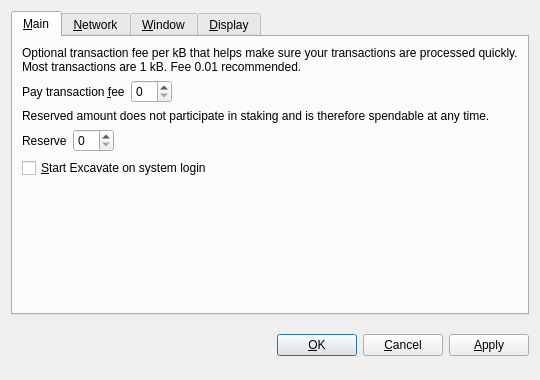
<?xml version="1.0" encoding="UTF-8"?>
<ui version="4.0">
 <class>OptionsDialog</class>
 <widget class="QDialog" name="OptionsDialog">
  <property name="geometry">
   <rect>
    <x>0</x>
    <y>0</y>
    <width>540</width>
    <height>380</height>
   </rect>
  </property>
  <property name="windowTitle">
   <string>Options</string>
  </property>
  <property name="modal">
   <bool>true</bool>
  </property>
  <layout class="QVBoxLayout" name="verticalLayout">
   <item>
    <widget class="QTabWidget" name="tabWidget">
     <property name="tabPosition">
      <enum>QTabWidget::North</enum>
     </property>
     <property name="currentIndex">
      <number>0</number>
     </property>
     <widget class="QWidget" name="tabMain">
      <attribute name="title">
       <string>&amp;Main</string>
      </attribute>
      <layout class="QVBoxLayout" name="verticalLayout_Main">
       <item>
        <widget class="QLabel" name="transactionFeeInfoLabel">
         <property name="text">
          <string>Optional transaction fee per kB that helps make sure your transactions are processed quickly. Most transactions are 1 kB. Fee 0.01 recommended.</string>
         </property>
         <property name="textFormat">
          <enum>Qt::PlainText</enum>
         </property>
         <property name="wordWrap">
          <bool>true</bool>
         </property>
        </widget>
       </item>
       <item>
        <layout class="QHBoxLayout" name="horizontalLayoutFee">
         <item>
          <widget class="QLabel" name="transactionFeeLabel">
           <property name="text">
            <string>Pay transaction &amp;fee</string>
           </property>
           <property name="textFormat">
            <enum>Qt::PlainText</enum>
           </property>
           <property name="buddy">
            <cstring>transactionFee</cstring>
           </property>
          </widget>
         </item>
         <item>
          <widget class="BitcoinAmountField" name="transactionFee"/>
         </item>
         <item>
          <spacer name="horizontalSpacerFee">
           <property name="orientation">
            <enum>Qt::Horizontal</enum>
           </property>
           <property name="sizeHint" stdset="0">
            <size>
             <width>40</width>
             <height>20</height>
            </size>
           </property>
          </spacer>
         </item>
        </layout>
       </item>
       <item>
        <widget class="QLabel" name="reserveBalanceInfoLabel">
         <property name="text">
          <string>Reserved amount does not participate in staking and is therefore spendable at any time.</string>
         </property>
         <property name="textFormat">
          <enum>Qt::PlainText</enum>
         </property>
         <property name="wordWrap">
          <bool>true</bool>
         </property>
        </widget>
       </item>
       <item>
        <layout class="QHBoxLayout" name="horizontalLayoutReserveBalance">
         <item>
          <widget class="QLabel" name="reserveBalanceLabel">
           <property name="text">
            <string>Reserve</string>
           </property>
           <property name="textFormat">
            <enum>Qt::PlainText</enum>
           </property>
           <property name="buddy">
            <cstring>reserveBalance</cstring>
           </property>
          </widget>
         </item>
         <item>
          <widget class="BitcoinAmountField" name="reserveBalance"/>
         </item>
         <item>
          <spacer name="horizontalSpacerReserveBalance">
           <property name="orientation">
            <enum>Qt::Horizontal</enum>
           </property>
           <property name="sizeHint" stdset="0">
            <size>
             <width>40</width>
             <height>20</height>
            </size>
           </property>
          </spacer>
         </item>
        </layout>
       </item>
       <item>
        <widget class="QCheckBox" name="bitcoinAtStartup">
         <property name="toolTip">
          <string>Automatically start Excavate after logging in to the system.</string>
         </property>
         <property name="text">
          <string>&amp;Start Excavate on system login</string>
         </property>
        </widget>
       </item>
       <item>
        <spacer name="verticalSpacer_Main">
         <property name="orientation">
          <enum>Qt::Vertical</enum>
         </property>
         <property name="sizeHint" stdset="0">
          <size>
           <width>20</width>
           <height>40</height>
          </size>
         </property>
        </spacer>
       </item>
      </layout>
     </widget>
     <widget class="QWidget" name="tabNetwork">
      <attribute name="title">
       <string>&amp;Network</string>
      </attribute>
      <layout class="QVBoxLayout" name="verticalLayout_Network">
       <item>
        <widget class="QCheckBox" name="mapPortUpnp">
         <property name="toolTip">
          <string>Automatically open the Excavate client port on the router. This only works when your router supports UPnP and it is enabled.</string>
         </property>
         <property name="text">
          <string>Map port using &amp;UPnP</string>
         </property>
        </widget>
       </item>
       <item>
        <widget class="QCheckBox" name="connectSocks">
         <property name="toolTip">
          <string>Connect to the Excavate network through a SOCKS5 proxy (e.g. when connecting through Tor).</string>
         </property>
         <property name="text">
          <string>&amp;Connect through SOCKS5 proxy:</string>
         </property>
        </widget>
       </item>
       <item>
        <layout class="QHBoxLayout" name="horizontalLayout_Network">
         <item>
          <widget class="QLabel" name="proxyIpLabel">
           <property name="text">
            <string>Proxy &amp;IP:</string>
           </property>
           <property name="textFormat">
            <enum>Qt::PlainText</enum>
           </property>
           <property name="buddy">
            <cstring>proxyIp</cstring>
           </property>
          </widget>
         </item>
         <item>
          <widget class="QValidatedLineEdit" name="proxyIp">
           <property name="maximumSize">
            <size>
             <width>140</width>
             <height>16777215</height>
            </size>
           </property>
           <property name="toolTip">
            <string>IP address of the proxy (e.g. 127.0.0.1)</string>
           </property>
          </widget>
         </item>
         <item>
          <widget class="QLabel" name="proxyPortLabel">
           <property name="text">
            <string>&amp;Port:</string>
           </property>
           <property name="textFormat">
            <enum>Qt::PlainText</enum>
           </property>
           <property name="buddy">
            <cstring>proxyPort</cstring>
           </property>
          </widget>
         </item>
         <item>
          <widget class="QLineEdit" name="proxyPort">
           <property name="maximumSize">
            <size>
             <width>55</width>
             <height>16777215</height>
            </size>
           </property>
           <property name="toolTip">
            <string>Port of the proxy (e.g. 9050)</string>
           </property>
          </widget>
         </item>
         <item>
          <spacer name="horizontalSpacer_Network">
           <property name="orientation">
            <enum>Qt::Horizontal</enum>
           </property>
           <property name="sizeHint" stdset="0">
            <size>
             <width>40</width>
             <height>20</height>
            </size>
           </property>
          </spacer>
         </item>
        </layout>
       </item>
       <item>
        <spacer name="verticalSpacer_Network">
         <property name="orientation">
          <enum>Qt::Vertical</enum>
         </property>
         <property name="sizeHint" stdset="0">
          <size>
           <width>20</width>
           <height>40</height>
          </size>
         </property>
        </spacer>
       </item>
      </layout>
     </widget>
     <widget class="QWidget" name="tabWindow">
      <attribute name="title">
       <string>&amp;Window</string>
      </attribute>
      <layout class="QVBoxLayout" name="verticalLayout_Window">
       <item>
        <widget class="QCheckBox" name="minimizeToTray">
         <property name="toolTip">
          <string>Show only a tray icon after minimizing the window.</string>
         </property>
         <property name="text">
          <string>&amp;Minimize to the tray instead of the taskbar</string>
         </property>
        </widget>
       </item>
       <item>
        <widget class="QCheckBox" name="minimizeOnClose">
         <property name="toolTip">
          <string>Minimize instead of exit the application when the window is closed. When this option is enabled, the application will be closed only after selecting Quit in the menu.</string>
         </property>
         <property name="text">
          <string>M&amp;inimize on close</string>
         </property>
        </widget>
       </item>
       <item>
        <spacer name="verticalSpacer_Window">
         <property name="orientation">
          <enum>Qt::Vertical</enum>
         </property>
         <property name="sizeHint" stdset="0">
          <size>
           <width>20</width>
           <height>40</height>
          </size>
         </property>
        </spacer>
       </item>
      </layout>
     </widget>
     <widget class="QWidget" name="tabDisplay">
      <attribute name="title">
       <string>&amp;Display</string>
      </attribute>
      <layout class="QVBoxLayout" name="verticalLayout_Display">
       <item>
        <layout class="QHBoxLayout" name="horizontalLayout_1_Display">
         <item>
          <widget class="QLabel" name="langLabel">
           <property name="text">
            <string>User Interface &amp;language:</string>
           </property>
           <property name="textFormat">
            <enum>Qt::PlainText</enum>
           </property>
           <property name="buddy">
            <cstring>lang</cstring>
           </property>
          </widget>
         </item>
         <item>
          <widget class="QValueComboBox" name="lang">
           <property name="toolTip">
            <string>The user interface language can be set here. This setting will take effect after restarting Excavate.</string>
           </property>
          </widget>
         </item>
        </layout>
       </item>
       <item>
        <layout class="QHBoxLayout" name="horizontalLayout_2_Display">
         <item>
          <widget class="QLabel" name="unitLabel">
           <property name="text">
            <string>&amp;Unit to show amounts in:</string>
           </property>
           <property name="textFormat">
            <enum>Qt::PlainText</enum>
           </property>
           <property name="buddy">
            <cstring>unit</cstring>
           </property>
          </widget>
         </item>
         <item>
          <widget class="QValueComboBox" name="unit">
           <property name="toolTip">
            <string>Choose the default subdivision unit to show in the interface and when sending coins.</string>
           </property>
          </widget>
         </item>
        </layout>
       </item>
       <item>
        <widget class="QCheckBox" name="coinControlFeatures">
         <property name="toolTip">
          <string>Whether to show coin control features or not.</string>
         </property>
         <property name="text">
          <string>Display coin &amp;control features (experts only!)</string>
         </property>
        </widget>
       </item>
       <item>
        <widget class="QCheckBox" name="minimizeCoinAge">
         <property name="toolTip">
          <string>Whether to select the coin outputs randomly or with minimal coin age.</string>
         </property>
         <property name="text">
          <string>Minimize weight consumption (experimental)</string>
         </property>
        </widget>
       </item>
       <item>
        <spacer name="verticalSpacer_Display">
         <property name="orientation">
          <enum>Qt::Vertical</enum>
         </property>
         <property name="sizeHint" stdset="0">
          <size>
           <width>20</width>
           <height>40</height>
          </size>
         </property>
        </spacer>
       </item>
      </layout>
     </widget>
    </widget>
   </item>
   <item>
    <layout class="QHBoxLayout" name="horizontalLayout_Buttons">
     <item>
      <spacer name="horizontalSpacer_1">
       <property name="orientation">
        <enum>Qt::Horizontal</enum>
       </property>
       <property name="sizeHint" stdset="0">
        <size>
         <width>40</width>
         <height>48</height>
        </size>
       </property>
      </spacer>
     </item>
     <item>
      <widget class="QLabel" name="statusLabel">
       <property name="font">
        <font>
         <weight>75</weight>
         <bold>true</bold>
        </font>
       </property>
       <property name="text">
        <string/>
       </property>
       <property name="textFormat">
        <enum>Qt::PlainText</enum>
       </property>
       <property name="wordWrap">
        <bool>true</bool>
       </property>
      </widget>
     </item>
     <item>
      <spacer name="horizontalSpacer_2">
       <property name="orientation">
        <enum>Qt::Horizontal</enum>
       </property>
       <property name="sizeHint" stdset="0">
        <size>
         <width>40</width>
         <height>48</height>
        </size>
       </property>
      </spacer>
     </item>
     <item>
      <widget class="QPushButton" name="okButton">
       <property name="text">
        <string>&amp;OK</string>
       </property>
      </widget>
     </item>
     <item>
      <widget class="QPushButton" name="cancelButton">
       <property name="text">
        <string>&amp;Cancel</string>
       </property>
       <property name="autoDefault">
        <bool>false</bool>
       </property>
      </widget>
     </item>
     <item>
      <widget class="QPushButton" name="applyButton">
       <property name="text">
        <string>&amp;Apply</string>
       </property>
       <property name="autoDefault">
        <bool>false</bool>
       </property>
      </widget>
     </item>
    </layout>
   </item>
  </layout>
 </widget>
 <customwidgets>
  <customwidget>
   <class>QValidatedLineEdit</class>
   <extends>QLineEdit</extends>
   <header>qvalidatedlineedit.h</header>
  </customwidget>
  <customwidget>
   <class>BitcoinAmountField</class>
   <extends>QSpinBox</extends>
   <header>bitcoinamountfield.h</header>
  </customwidget>
  <customwidget>
   <class>QValueComboBox</class>
   <extends>QComboBox</extends>
   <header>qvaluecombobox.h</header>
  </customwidget>
 </customwidgets>
 <resources/>
 <connections/>
</ui>
